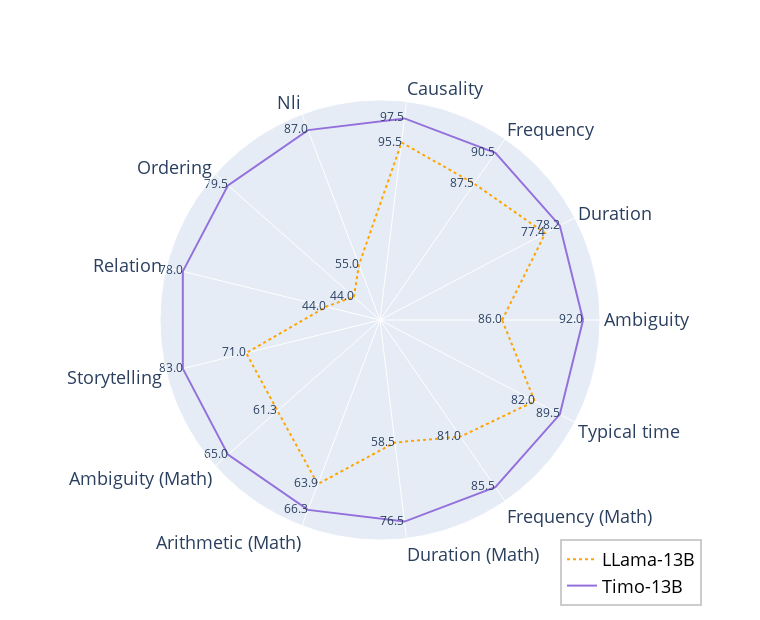

The notebook cell this image was saved under:
### Code cell
import plotly.graph_objects as go

math_tasks_categories = ['Ambiguity', 'Duration', 'Frequency', 'Causality', 'Nli', 'Ordering', 'Relation', 'Storytelling', 'Ambiguity (Math)', 'Arithmetic (Math)', 'Duration (Math)', 'Frequency (Math)', 'Typical time']

llama_data = [70.0, 74.4, 80.5, 90.5, 50.0, 40.0, 44.0, 67.0, 52.3, 60.9, 58.5, 70.0, 82.0]
llama_data_text = [86.0, 77.4, 87.5, 95.5, 55.0, 44.0, 44.0, 71.0, 61.3, 63.9, 58.5, 81.0, 82.0]
mathllama_data = [80.0, 62.4, 70.5, 97.5, 56.0, 45.0, 52.0, 75.0, 60.3, 69.0, 72.0, 80.5, 74.0]
mathllama_data_text = [88.0, 74.4, 84.5, 97.5, 56.0, 45.0, 52.0, 75.0, 64.3, 69.0, 72.0, 84.5, 78.0]
timo_data = [92.0, 78.2, 90.5, 97.5, 87.0, 79.5, 78.0, 83.0, 65.0, 66.3, 76.5, 85.5, 89.5]
timo_data_text = [92.0, 78.2, 90.5, 97.5, 87.0, 79.5, 78.0, 83.0, 65.0, 66.3, 76.5, 85.5, 89.5]

fig = go.Figure()

fig.add_trace(go.Scatterpolar(
      mode='lines+text',
      r=[i/j for i,j in zip(llama_data + [llama_data[0]], timo_data + [timo_data[0]])],
      theta= math_tasks_categories + [math_tasks_categories[0]],
      fill= 'none',
      name= 'LLama-13B',
      line=dict(color='orange', dash='dot'),
      text=llama_data_text,
      textposition='middle left',
))

# fig.add_trace(go.Scatterpolar(
#       mode='lines+text',
#       r=[i/j for i,j in zip(mathllama_data + [mathllama_data[0]], timo_data + [timo_data[0]])],
#       theta= math_tasks_categories + [math_tasks_categories[0]],
#       fill= 'none',
#       name= 'MathLLama-13B',
#       line=dict(color='skyblue', dash='dot'),
#       text=mathllama_data_text,
#       textposition='middle left',
# ))

fig.add_trace(go.Scatterpolar(
      mode='lines+text',
      r=[i/j for i,j in zip(timo_data + [timo_data[0]], timo_data + [timo_data[0]])],
      theta= math_tasks_categories + [math_tasks_categories[0]],
      fill= 'none',
      name= 'Timo-13B',
      line=dict(color='mediumpurple', dash='solid'),
      text=timo_data_text,
      textposition='middle left',
))

fig.update_layout(
    polar=dict(
        radialaxis=dict(
            visible=False,
            range=[0.4, 1.05]
        ),
        angularaxis=dict(
            tick0='auto',
            tickfont=dict(size=18)  # 设置分类标签的字体大小
        )
    ),
    showlegend=True,
    legend=dict(
        x=0.8,  # 调整图例的水平位置
        y=-0.15,  # 调整图例的垂直位置
        bgcolor='rgba(255, 255, 255, 0.6)',  # 设置图例的背景颜色及透明度
        bordercolor='rgba(0, 0, 0, 0.2)',  # 设置图例的边框颜色及透明度
        borderwidth=2,  # 设置图例的边框宽度
        traceorder="normal",  # 控制图例中图例项的顺序
        font=dict(  # 设置图例文字的属性
            # family="Times New Roman",  # 设置字体
            size=18,  # 设置文字大小
            color="black"  # 设置文字颜色
        ),
        itemsizing='trace'  # 设置图例项的大小为常量
    ),
    height=620,  # 设置画布高度
    width=760  # 设置画布宽度
)


fig.show()

### Figure 1 — Plotly figure (JSON) as saved in the notebook; plotly's stock layout.template omitted (floating-point values rounded to 4 significant figures)
{"data": [{"fill": "none", "line": {"color": "orange", "dash": "dot"}, "mode": "lines+text", "name": "LLama-13B", "r": [0.7609, 0.9514, 0.8895, 0.9282, 0.5747, 0.5031, 0.5641, 0.8072, 0.8046, 0.9186, 0.7647, 0.8187, 0.9162, 0.7609], "text": ["86.0", "77.4", "87.5", "95.5", "55.0", "44.0", "44.0", "71.0", "61.3", "63.9", "58.5", "81.0", "82.0"], "textposition": "middle left", "theta": ["Ambiguity", "Duration", "Frequency", "Causality", "Nli", "Ordering", "Relation", "Storytelling", "Ambiguity (Math)", "Arithmetic (Math)", "Duration (Math)", "Frequency (Math)", "Typical time", "Ambiguity"], "type": "scatterpolar"}, {"fill": "none", "line": {"color": "mediumpurple", "dash": "solid"}, "mode": "lines+text", "name": "Timo-13B", "r": [1, 1, 1, 1, 1, 1, 1, 1, 1, 1, 1, 1, 1, 1], "text": ["92.0", "78.2", "90.5", "97.5", "87.0", "79.5", "78.0", "83.0", "65.0", "66.3", "76.5", "85.5", "89.5"], "textposition": "middle left", "theta": ["Ambiguity", "Duration", "Frequency", "Causality", "Nli", "Ordering", "Relation", "Storytelling", "Ambiguity (Math)", "Arithmetic (Math)", "Duration (Math)", "Frequency (Math)", "Typical time", "Ambiguity"], "type": "scatterpolar"}], "layout": {"height": 620, "legend": {"bgcolor": "rgba(255, 255, 255, 0.6)", "bordercolor": "rgba(0, 0, 0, 0.2)", "borderwidth": 2, "font": {"color": "black", "size": 18}, "itemsizing": "trace", "traceorder": "normal", "x": 0.8, "y": -0.15}, "polar": {"angularaxis": {"tick0": "auto", "tickfont": {"size": 18}}, "radialaxis": {"range": [0.4, 1.05], "visible": false}}, "showlegend": true, "width": 760}}
